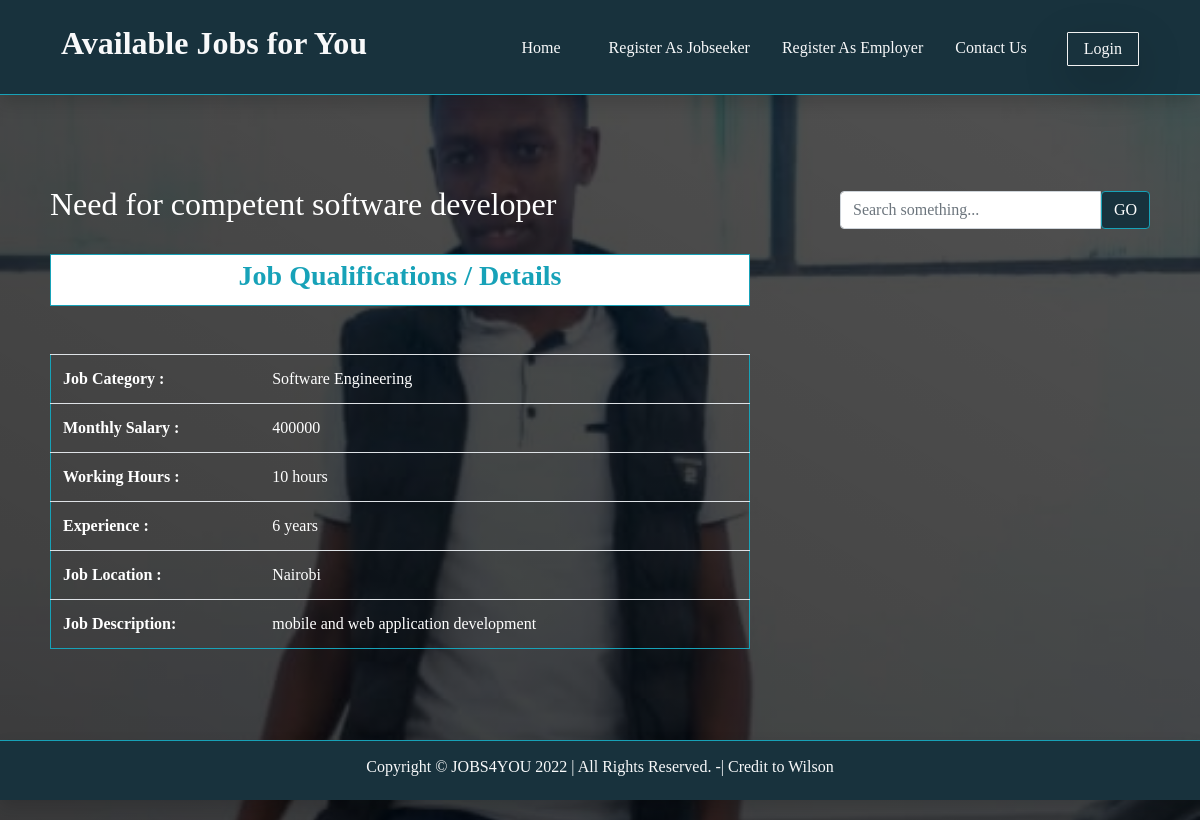
The app's page /details.php?j_id=21 with its own data.
### tables this page shows
CREATE TABLE `jobs` (
  `j_id` int(4) NOT NULL,
  `j_category` varchar(100) NOT NULL,
  `j_owner_name` varchar(50) NOT NULL,
  `j_title` varchar(100) NOT NULL,
  `j_hours` int(3) NOT NULL,
  `j_salary` int(10) NOT NULL,
  `j_experience` int(3) NOT NULL,
  `j_discription` varchar(300) NOT NULL,
  `j_city` varchar(50) NOT NULL,
  `j_active` int(1) NOT NULL DEFAULT 0
);

### details.php (the view, shortened to what this page needs)
<?php session_start();
$link = mysqli_connect("localhost", "root", "", "jobs4you") or die("can not connect");
$q = "select * from jobs where j_id =" . $_GET['j_id'];
$res = $link->query($q) or die("Wrong Query");
$row = mysqli_fetch_assoc($res);
include("includes/header.inc.php");
?>
<div id="header-wrapper">
	<div id="header">
		<div id="search" class="pt-5 mt-5">
			<?php
			include("search.inc.php");
			?>
		</div>
	</div>
</div>
<div id="wrapper">
	<div id="page">
		<div id="content" class="pt-0">
			<div class="post" class="pt-0">
				<h2 class="title">
					<centre><?php echo $row['j_title']; ?></centre>
				</h2>
				<p class="meta"></p>
				<div class="entry">
					<div class="card rounded-0">
						<h3 class="text-info text-center px-2 py-1">
							<b> Job Qualifications / Details</b>
						</h3>
					</div>
					<table class="table text-light border border-info" width="100%">
						<?php
						echo '<tr><td width="30%"><b>Job Category :</b><br><td>' . $row['j_category'] . '</td></tr>
								<tr><td><b>Monthly Salary :</b></td><td>' . $row['j_salary'] . '</td></tr>
								<tr><td><b>Working Hours :</b></td><td>' . $row['j_hours'] . ' hours</td></tr>
								<tr><td><b>Experience :</b></td><td>' . $row['j_experience'] . ' years</td></tr>
								<tr><td><b>Job Location :</b></td><td>' . $row['j_city'] . '</td></tr>
								<tr><td><b>Job Description:</b></td><td>' . $row['j_discription'] . '</tr>
								';
						?>
						<br>
						<br>
					</table>
				</div>
			</div>
		</div>
		<div style="clear: both;">&nbsp;</div>
	</div>
</div>
<div class="mb-5" style="clear: both;">&nbsp;</div>
<div id="footer-bgcontent">
	<div id="footer">
		<?php
		include("includes/footer.inc.php");
		?>

### style.css (style rules this page uses)
body { margin: 0px; padding: 0; background: linear-gradient(30deg, rgb(0,0,0,.76), rgba(0, 0, 0, 0.678)), url("images/wilson.jpg"); background-position-x: 50%; background-position-y: 30%; background-repeat: no-repeat; background-attachment: fixed; background-size: cover; font-family: "Alegreya"!important; font-size: 12px; color: #0e4456; }
td { color: #fff; }
.card { border: 1px solid #17a2b8 !important; }
h1, h2, h3 { color: #444; }
#wrapper { margin: 0px; padding: 30px 0px 0px 0px; }
#header-wrapper { margin: 0px; padding: 0px; }
#header { width: 1100px; height: 60px; margin: 0 auto; }
#search { float: right; width: 310px; }
#page { width: 1100px; margin: 0 auto; padding: 0px; }
#content { float: left; width: 700px; }
.post { margin-bottom: 45px; }
.post .title { height: 30px; color: #fff; }
.post .meta { margin-left: 2px; padding: 15px 0px 0px; color: #333; font-style: italic; text-transform: lowercase; }
#page { position: relative !important; margin-bottom: 30px; }
::marker { color:#fff; }
#footer { padding: 20px 0; text-align: center; position: fixed; top: 90vh; bottom: 0vh; right: 0; left: 0; }

### records on screen
jobs: j_title "Need for competent software developer", j_category "Software Engineering", j_salary "400000", j_hours "10", j_experience "6", j_city "Nairobi", j_discription "mobile and web application development"
